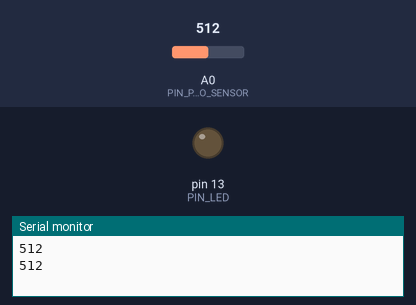
The sketch below on a simulated Arduino Uno, built with avr-gcc and run on an emulated ATmega328P. Shown: output pins drawn as LEDs (lit = HIGH), the last lines printed to the serial monitor. Inputs (shaded band) come from the test bench; at power-on: A0 (PIN_PHOTO_SENSOR) = 512.

Above: at 1.8 s.
1.9 s: A0 (PIN_PHOTO_SENSOR) set to 309
3.4 s: A0 (PIN_PHOTO_SENSOR) set to 293
At 5.2 s:
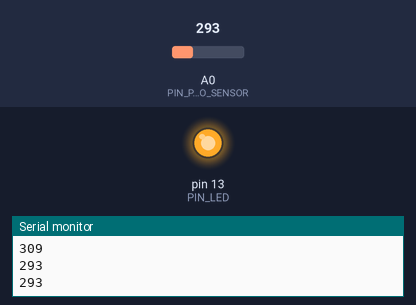
5.5 s: A0 (PIN_PHOTO_SENSOR) set to 306
At 6.9 s:
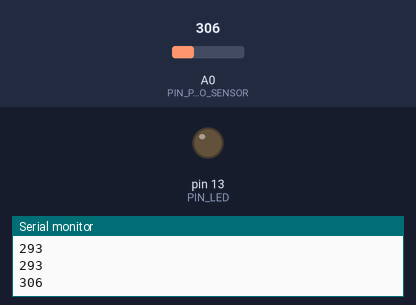
7.5 s: A0 (PIN_PHOTO_SENSOR) set to 122
At 8.4 s:
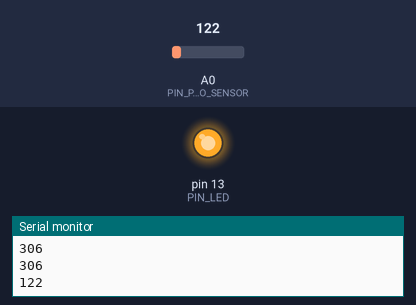
Timing chart, 0 to 10.5 s (numbered marks = the images above; inputs shaded):
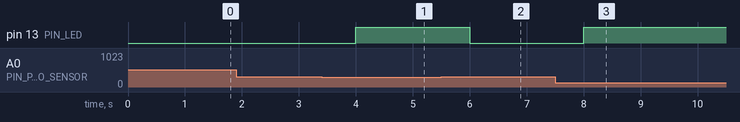

Measured:
- the behaviour switches between 301 and 300 on A0 (PIN_PHOTO_SENSOR) (found by bisection; images 0 and 1)
- after the input at 3.4 s, pin 13 (PIN_LED): LOW → HIGH after 0.60 s
- after the input at 5.5 s, pin 13 (PIN_LED): HIGH → LOW after 0.50 s
- after the input at 7.5 s, pin 13 (PIN_LED): LOW → HIGH after 0.50 s

The sketch:

PhotoResistorSimple.ino
```cpp
/* Выключаем светодиод L при хорошей освещенности
Схему подключения смотри на картинке
Используем сопротивление номиналом 1-10К
*/

#define PIN_LED 13
#define PIN_PHOTO_SENSOR A0
#define IS_LIGHT_BOUND 300

void setup() {
  Serial.begin(9600);
  pinMode(PIN_LED, OUTPUT);
}

void loop() {
  int val = analogRead(PIN_PHOTO_SENSOR);
  Serial.println(val);

  if (val > IS_LIGHT_BOUND) {
    digitalWrite(PIN_LED, LOW);
  } else {
    digitalWrite(PIN_LED, HIGH);
  }
  delay(1000);
}
```
